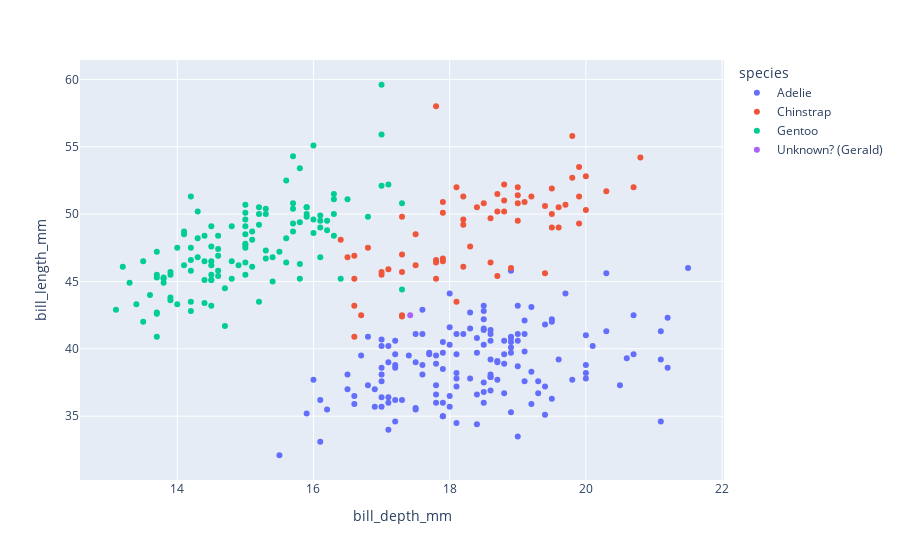

This figure's notebook cell:
### Code cell
import matplotlib.pyplot as plt
import plotly.express as px
import pandas as pd

feat0 = 'bill_depth_mm'
feat1 = 'bill_length_mm'

sns.set(font_scale=1.2)

# add Gerald to the dataframe
Gerald = {'species': 'Unknown? (Gerald)', 
          'bill_depth_mm': 17.42, 
          'bill_length_mm': 42.5}
df_penguin_gerald = pd.concat([df_penguin, pd.Series(Gerald).to_frame().T])

px.scatter(data_frame=df_penguin_gerald, x=feat0, y=feat1, color='species')

### Figure 1 — Plotly figure (JSON) as saved in the notebook; plotly's stock layout.template omitted (floating-point values rounded to 4 significant figures; data arrays with more than 128 entries replaced by an {"elided": "..."} marker saying what was removed)
{"data": [{"hovertemplate": "species=Adelie<br>bill_depth_mm=%{x}<br>bill_length_mm=%{y}<extra></extra>", "legendgroup": "Adelie", "marker": {"color": "#636efa", "symbol": "circle"}, "mode": "markers", "name": "Adelie", "orientation": "v", "showlegend": true, "type": "scatter", "x": {"elided": "146 float values"}, "xaxis": "x", "y": {"elided": "146 float values"}, "yaxis": "y"}, {"hovertemplate": "species=Chinstrap<br>bill_depth_mm=%{x}<br>bill_length_mm=%{y}<extra></extra>", "legendgroup": "Chinstrap", "marker": {"color": "#EF553B", "symbol": "circle"}, "mode": "markers", "name": "Chinstrap", "orientation": "v", "showlegend": true, "type": "scatter", "x": [17.9, 19.5, 19.2, 18.7, 19.8, 17.8, 18.2, 18.2, 18.9, 19.9, 17.8, 20.3, 17.3, 18.1, 17.1, 19.6, 20, 17.8, 18.6, 18.2, 17.3, 17.5, 16.6, 19.4, 17.9, 19, 18.4, 19, 17.8, 20, 16.6, 20.8, 16.7, 18.8, 18.6, 16.8, 18.3, 20.7, 16.6, 19.9, 19.5, 17.5, 19.1, 17, 17.9, 18.5, 17.9, 19.6, 18.7, 17.3, 16.4, 19, 17.3, 19.7, 17.3, 18.8, 16.6, 19.9, 18.8, 19.4, 19.5, 16.5, 17, 19.8, 18.1, 18.2, 19, 18.7], "xaxis": "x", "y": [46.5, 50, 51.3, 45.4, 52.7, 45.2, 46.1, 51.3, 46, 51.3, 46.6, 51.7, 47, 52, 45.9, 50.5, 50.3, 58, 46.4, 49.2, 42.4, 48.5, 43.2, 50.6, 46.7, 52, 50.5, 49.5, 46.4, 52.8, 40.9, 54.2, 42.5, 51, 49.7, 47.5, 47.6, 52, 46.9, 53.5, 49, 46.2, 50.9, 45.5, 50.9, 50.8, 50.1, 49, 51.5, 49.8, 48.1, 51.4, 45.7, 50.7, 42.5, 52.2, 45.2, 49.3, 50.2, 45.6, 51.9, 46.8, 45.7, 55.8, 43.5, 49.6, 50.8, 50.2], "yaxis": "y"}, {"hovertemplate": "species=Gentoo<br>bill_depth_mm=%{x}<br>bill_length_mm=%{y}<extra></extra>", "legendgroup": "Gentoo", "marker": {"color": "#00cc96", "symbol": "circle"}, "mode": "markers", "name": "Gentoo", "orientation": "v", "showlegend": true, "type": "scatter", "x": [13.2, 16.3, 14.1, 15.2, 14.5, 13.5, 14.6, 15.3, 13.4, 15.4, 13.7, 16.1, 13.7, 14.6, 14.6, 15.7, 13.5, 15.2, 14.5, 15.1, 14.3, 14.5, 14.5, 15.8, 13.1, 15.1, 15, 14.3, 15.3, 15.3, 14.2, 14.5, 17, 14.8, 16.3, 13.7, 17.3, 13.6, 15.7, 13.7, 16, 13.7, 15, 15.9, 13.9, 13.9, 15.9, 13.3, 15.8, 14.2, 14.1, 14.4, 15, 14.4, 15.4, 13.9, 15, 14.5, 15.3, 13.8, 14.9, 13.9, 15.7, 14.2, 16.8, 16.2, 14.2, 15, 15, 15.6, 15.6, 14.8, 15, 16, 14.2, 16.3, 13.8, 16.4, 14.5, 15.6, 14.6, 15.9, 13.8, 17.3, 14.4, 14.2, 14, 17, 15, 17.1, 14.5, 16.1, 14.7, 15.7, 15.8, 14.6, 14.4, 16.5, 15, 17, 15.5, 15, 16.1, 14.7, 15.8, 14, 15.1, 15.2, 15.9, 15.2, 16.3, 14.1, 16, 16.2, 13.7, 14.3, 15.7, 14.8, 16.1], "xaxis": "x", "y": [46.1, 50, 48.7, 50, 47.6, 46.5, 45.4, 46.7, 43.3, 46.8, 40.9, 49, 45.5, 48.4, 45.8, 49.3, 42, 49.2, 46.2, 48.7, 50.2, 45.1, 46.5, 46.3, 42.9, 46.1, 47.8, 48.2, 50, 47.3, 42.8, 45.1, 59.6, 49.1, 48.4, 42.6, 44.4, 44, 48.7, 42.7, 49.6, 45.3, 49.6, 50.5, 43.6, 45.5, 50.5, 44.9, 45.2, 46.6, 48.5, 45.1, 50.1, 46.5, 45, 43.8, 45.5, 43.2, 50.4, 45.3, 46.2, 45.7, 54.3, 45.8, 49.8, 49.5, 43.5, 50.7, 47.7, 46.4, 48.2, 46.5, 46.4, 48.6, 47.5, 51.1, 45.2, 45.2, 49.1, 52.5, 47.4, 50, 44.9, 50.8, 43.4, 51.3, 47.5, 52.1, 47.5, 52.2, 45.5, 49.5, 44.5, 50.8, 49.4, 46.9, 48.4, 51.1, 48.5, 55.9, 47.2, 49.1, 46.8, 41.7, 53.4, 43.3, 48.1, 50.5, 49.8, 43.5, 51.5, 46.2, 55.1, 48.8, 47.2, 46.8, 50.4, 45.2, 49.9], "yaxis": "y"}, {"hovertemplate": "species=Unknown? (Gerald)<br>bill_depth_mm=%{x}<br>bill_length_mm=%{y}<extra></extra>", "legendgroup": "Unknown? (Gerald)", "marker": {"color": "#ab63fa", "symbol": "circle"}, "mode": "markers", "name": "Unknown? (Gerald)", "orientation": "v", "showlegend": true, "type": "scatter", "x": [17.42], "xaxis": "x", "y": [42.5], "yaxis": "y"}], "layout": {"legend": {"title": {"text": "species"}, "tracegroupgap": 0}, "margin": {"t": 60}, "xaxis": {"anchor": "y", "domain": [0, 1], "title": {"text": "bill_depth_mm"}}, "yaxis": {"anchor": "x", "domain": [0, 1], "title": {"text": "bill_length_mm"}}}}
